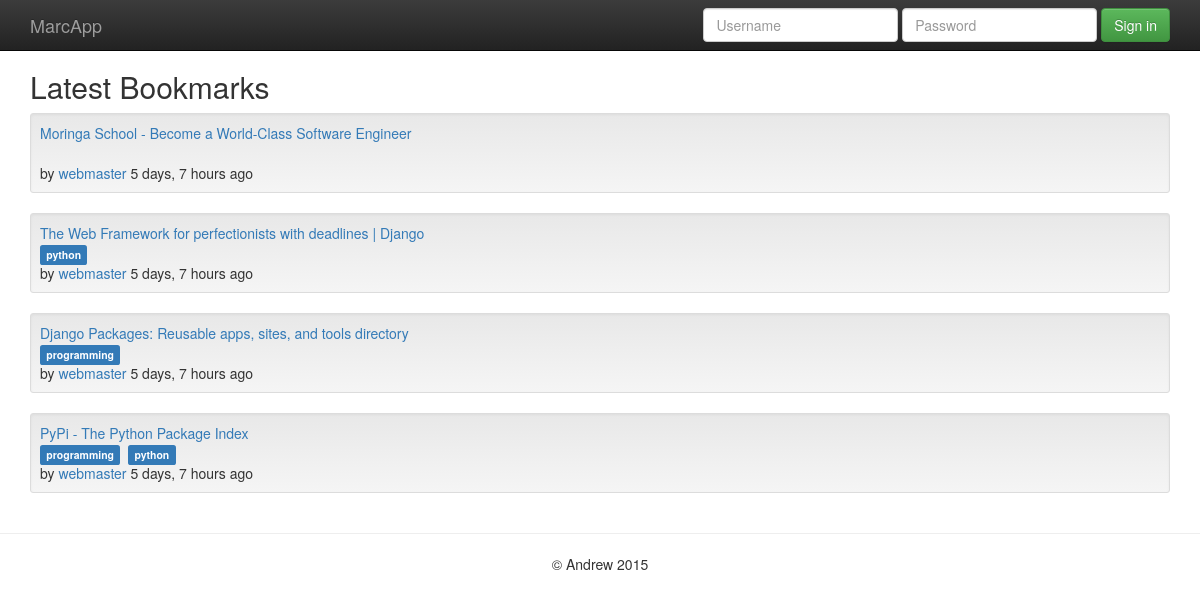
Before: / with the older database file.
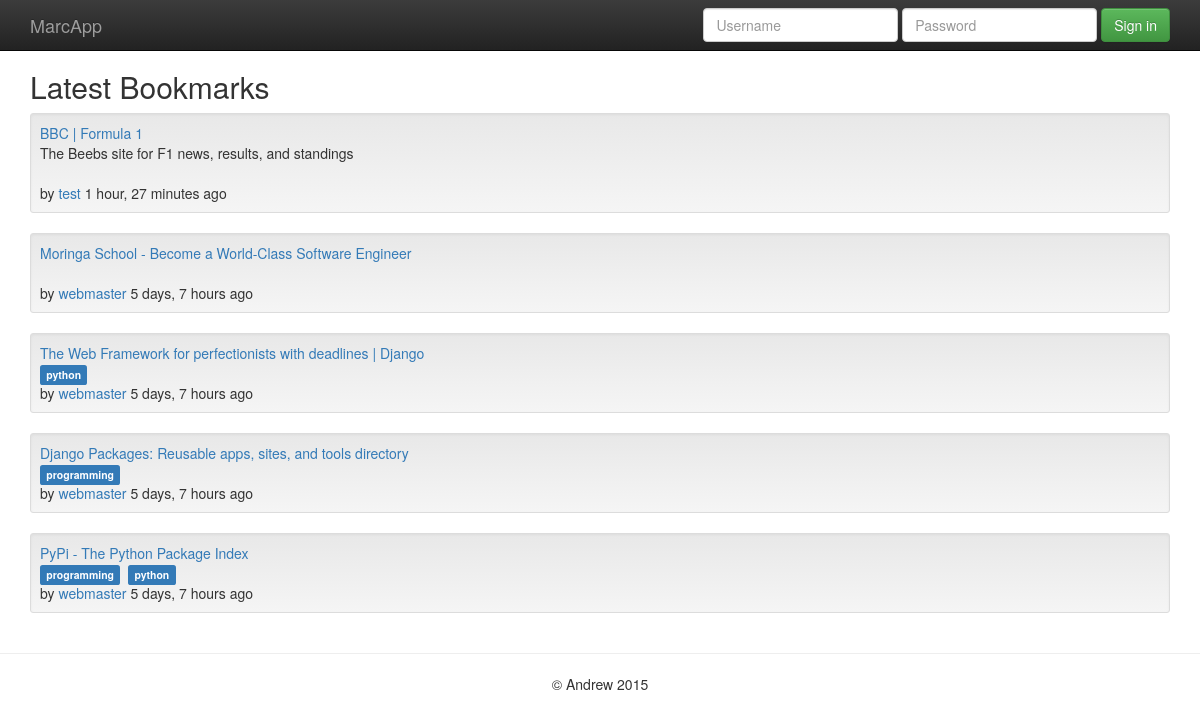
After: the same page with the newer database file.
### marcapp/models.py (models this page shows, shortened)
@python_2_unicode_compatible
class Bookmark(models.Model):
    url = models.URLField()
    title = models.CharField('title', max_length=255)
    description = models.TextField('description', blank=True)
    is_public = models.BooleanField('public', default=True)
    date_created = models.DateTimeField('date created')
    date_updated = models.DateTimeField('date updated')
    owner = models.ForeignKey(User, verbose_name='owner',
            related_name='bookmarks')
    tags = models.ManyToManyField(Tag, blank=True)
    objects = models.Manager()
    public = PublicBookmarkManager()
    class Meta:
        verbose_name = 'bookmark'
        verbose_name_plural = 'bookmarks'
        ordering = ['-date_created']

@python_2_unicode_compatible
class Tag(models.Model):
    name = models.CharField(max_length=50, unique=True)
    class Meta:
        verbose_name = 'tag'
        verbose_name_plural = 'tags'
        ordering = ['name']
    def __str__(self):
        return self.name

### marcapp/views.py (the view)
# urls.py: url(r'^$', 'marcapp.views.bookmark_list',
def bookmark_list(request):
    bookmarks = Bookmark.public.all()
    context = { 'bookmarks': bookmarks }
    return render(request, 'marcapp/bookmark_list.html', context)

### marcapp/models.py (called while the page is built)
    def get_queryset(self):
        qs = super(PublicBookmarkManager, self).get_queryset()
        return qs.filter(is_public=True)

### marcapp/templates/marcapp/bookmark_list.html (shortened to what this page needs)
{% extends "base.html" %}
{% block heading %}
    <h2>Latest Bookmarks</h2>
{% endblock %}
{% block content %}
    <ul class="list-unstyled">
    {% for bookmark in bookmarks %}
        <li class="well well-sm">{% include "marcapp/bookmark.html" %}</li>
    {% empty %}
        <li>No bookmarks.</li>
    {% endfor %}
    </ul>
{% endblock %}

### templates/base.html (shortened to what this page needs)
{% load staticfiles %}
<!doctype html>
 <html class="no-js" lang="">
<head>
  <link rel="stylesheet" href="{% static "css/bootstrap.min.css" %}">
  <link rel="stylesheet" href="{% static "css/bootstrap-theme.min.css" %}">
  <link rel="stylesheet" href="{% static "css/main.css" %}">
</head>
<body>
  <nav class="navbar navbar-inverse navbar-fixed-top" role="navigation">
    <div class="container">
      <div class="navbar-header">
        <a class="navbar-brand" href="#">MarcApp</a>
      </div>
      <div id="navbar" class="navbar-collapse collapse">
        {% block toggle_login %}
          {% include "toggle_login.html" %}
        {% endblock %}
      </div>
    </div>
  </nav>
    <div class="container">
      <div>
        {% block heading %}{% endblock %}
      </div>
      <div>
        {% block content %}{% endblock %}
      </div>
    </div>
    <hr>
    <footer class="text-center">
      <p>&copy; Andrew 2015</p>
    </footer>
  </body>
</html>

### templates/toggle_login.html (shortened to what this page needs)
{% if user.is_authenticated %}
<ul class="nav navbar-nav navbar-right">
    <li><a href="{% url "marcapp_bookmark_create" %}">Create bookmark</a></li>
    <li class="dropdown">
        <a href="#" class="dropdown-toggle" data-toggle="dropdown"
           role="button" aria-expanded="false">
           {{ user.username }}<span class="caret"></span></a>
        <ul class="dropdown-menu" role="menu">
            <li><a href="{% url "marcapp_bookmark_user" user.username %}">
            My bookmarks</a></li>
            <li><a href="{% url "djangosite_logout" %}">Logout</a></li>
        </ul>
    </li>
</ul>
{% else %}
<form class="navbar-form navbar-right" role="form" method="post"
      action="{% url "djangosite_login" %}" accept-charset="utf-8">
      <div class="form-group">
          <input type="text" placeholder="Username" class="form-control"
                 name="username">
      </div>
      <div class="form-group">
          <input type="password" placeholder="Password" class="form-control"
                 name="password">
      </div>
      <button type="submit" class="btn btn-success">Sign in</button>
</form>
{% endif %}

### marcapp/templates/marcapp/bookmark.html (shortened to what this page needs)
<a class="" href="{{ bookmark.url }}" >{{ bookmark.title }}</a>
{% if bookmark.description %}
    <br>{{ bookmark.description | linebreaksbr }}
{% endif %}
{% if not bookmark.is_public %}
    <br><span class="label label-warning">private</span>
{% else %}
    <br>
{% endif %}
{% if bookmark.tags.count %}
    {% for tag in bookmark.tags.all %}
        <span class="label label-primary">{{ tag | lower }}</span>&nbsp;
    {% endfor %}
{% endif %}
<br>by <a href="{% url "marcapp_bookmark_user" bookmark.owner.username %}">
       {{ bookmark.owner.username }}</a>
{{ bookmark.date_created | timesince }} ago

### templates/base.html (style rules this page uses)
body { padding-top: 50px; padding-bottom: 20px; }

Changed rows visible on the page:
added Bookmark: title "BBC | Formula 1", description "The Beebs site for F1 news, results, and standings", owner.username "test", date_created "1 hour, 27 minutes"
